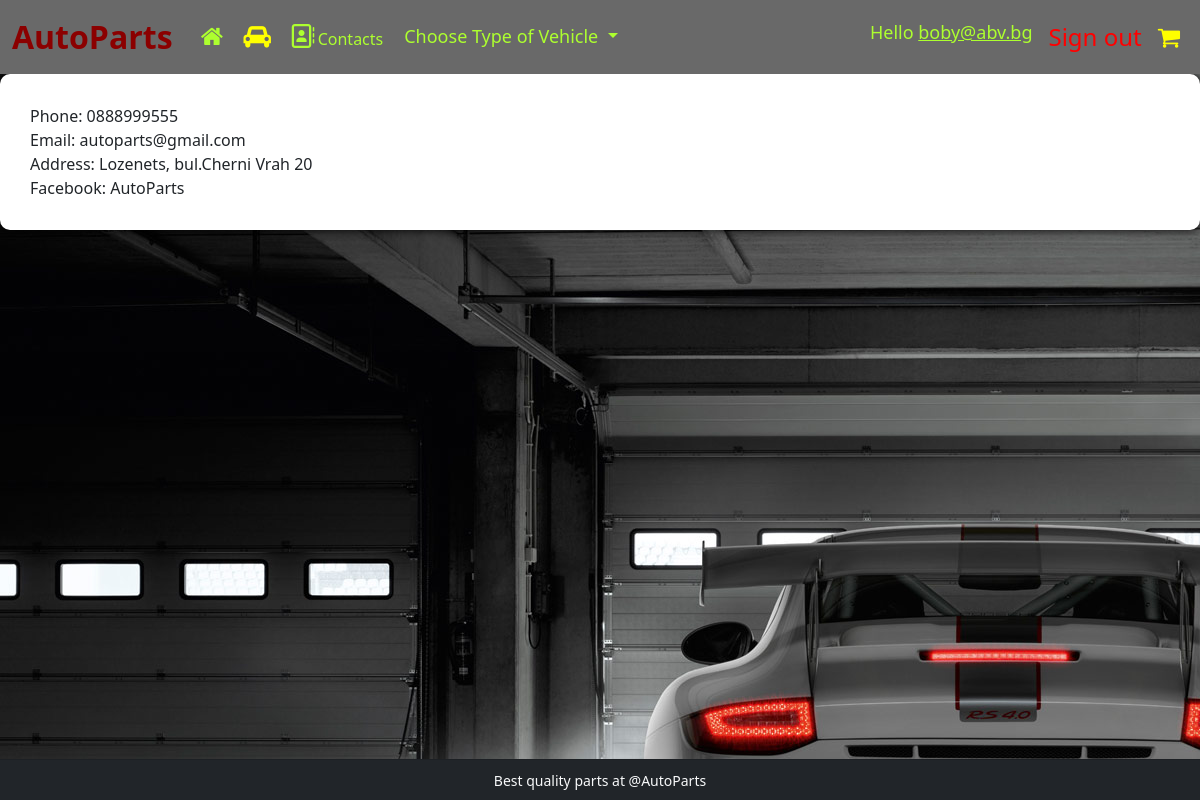
The page /information/ (signed in) on the database its author committed.
### AutoParts/account_auth/models.py (models this page shows)
class SiteUser(AbstractBaseUser, PermissionsMixin):
    email = models.EmailField(
        unique=True,
        error_messages={
            'unique': "A user with that email already exists.",
        }
    )
    is_staff = models.BooleanField(
        default=False,
    )
    date_joined = models.DateTimeField(
        default=timezone.now
    )
    objects = SiteUserManager()
    USERNAME_FIELD = 'email'

### AutoParts/common/models.py (models this page shows)
class SiteInformation(models.Model):
    phone = models.CharField(
        max_length=100,
    )
    address = models.CharField(
        max_length=100,
    )
    email = models.EmailField()
    facebook = models.CharField(
        max_length=50,
    )

### AutoParts/common/views.py (the view)
# urls.py: path('information/', ContactsView.as_view(), name='contacts'),
class ContactsView(TemplateView):
    template_name = 'pages/contacts.html'
    def get_context_data(self, **kwargs):
        context = super().get_context_data(**kwargs)
        context['information'] = SiteInformation.objects.first()
        return context

### templates/pages/contacts.html
{% extends 'base.html' %}
{% load static %}
{% block content %}
    <div class="form-container">
        Phone: {{ information.phone }}<br>
        Email: {{ information.email }}<br>
        Address: {{ information.address }}<br>
        Facebook: {{ information.facebook }}
    </div>
{% endblock %}

### templates/common/navigation.html (shortened to what this page needs)
{% load static %}
<nav class="navbar navbar-expand-lg navbar-light" style="background: dimgray">
    <div class="container-fluid">
        <a class="navbar-brand navbar-light-brand-hover-color" style="color: darkred;font-size: xx-large;" href="{% url 'index' %}"><strong>AutoParts</strong></a>
        <div class="collapse navbar-collapse" id="navbarNav">
            <ul class="navbar-nav">
                <li class="nav-item">
                    <a class="nav-link active" title="Home" aria-current="page" href="{% url 'index' %}"><i style="font-size: x-large;color: greenyellow"
                            class="fa fa-fw fa-home"></i></a>
                <li class="nav-item">
                    <a class="nav-link" title="Garage" href="{% url 'garage' %}"><i class="fa fa-car" style="font-size: x-large;color: yellow"
                                                                                    aria-hidden="true"></i></a>
                </li>
                <li class="nav-item">
                    <a class="nav-link" style="color: greenyellow;font-size: medium;" href="{% url 'contacts' %}"><i style="font-size: x-large;color: greenyellow"
                            class="fa fa-fw fa-address-book-o"></i>Contacts</a>
                </li>
                <li class="nav-item">
                    <div class="dropdown">
                        <button class="btn dropdown-toggle " style="font-size: large;color: greenyellow" type="button" id="dropdownMenuButton1"
                                data-bs-toggle="dropdown" aria-expanded="false">
                            Choose Type of Vehicle
                        </button>
                    </div>
                </li>
            </ul>
        </div>
        <div class="nav navbar-nav navbar-right" id="navbarNav">
            <ul class="navbar-nav">
                {% if request.user.is_authenticated %}
                    <li class="nav-link" style="font-size: large;color: greenyellow">
                        Hello <a style="color: greenyellow" href="{% url 'profile details' %}">{{ request.user }}</a>
                    </li>
                    <li class="nav-item">
                        <a class="nav-link" style="font-size: x-large;color: red" href="{% url 'sign out' %}">Sign out</a>
                    </li>
                {% endif %}
                <li class="nav-item">
                    <a class="nav-link" style="font-size: x-large;color: yellow" href="{% url 'cart' %}"><i class="fa fa-shopping-cart" aria-hidden="true"></i>
                    </a>
                </li>
            </ul>
        </div>
    </div>
</nav>

### static/css/global.css (style rules this page uses)
.form-container { background: #fff; padding: 30px; border-radius: 10px; box-shadow: 0 0 10px 0 #000; }
body { background-color: hsl(0, 0%, 98%); }
.btn { border-radius: 0; }

### rows shown on the page
SiteUser: user "boby@abv.bg"
SiteInformation: phone "0888999555", email "autoparts@gmail.com", address "Lozenets, bul.Cherni Vrah 20", facebook "AutoParts"
